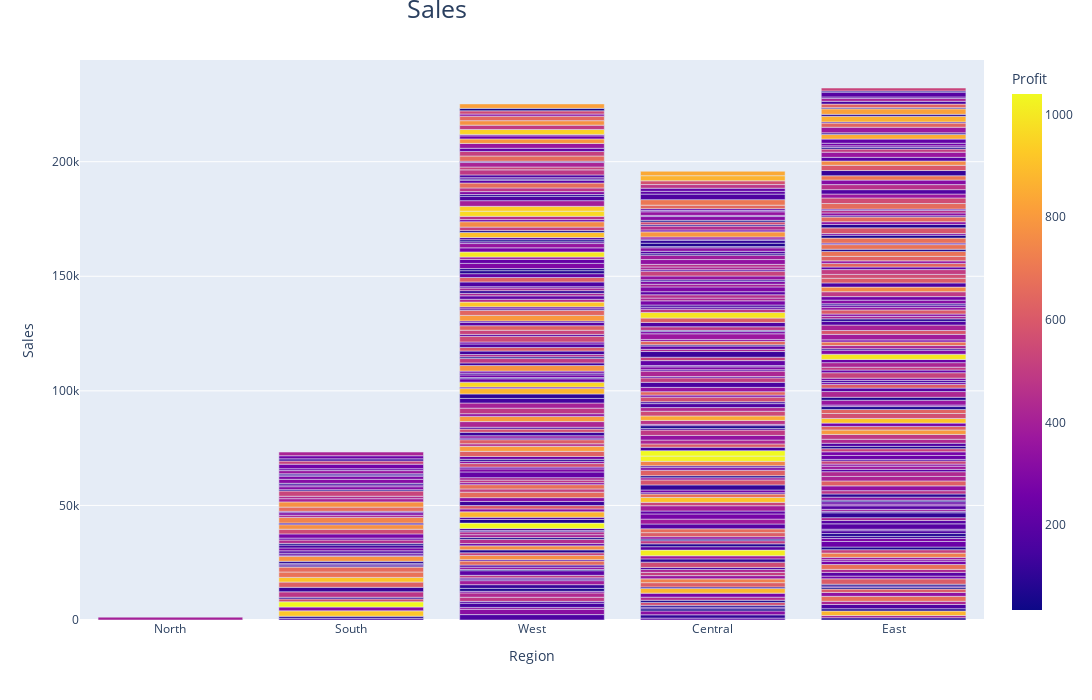

This figure's notebook cell:
### Code cell
# Bar chart visualization of region profits
import plotly.express as px
fig = px.bar(data, x="Region", y="Sales", color="Profit")
fig.update_layout( title={'text': 'Sales', 'x': 0.4, 'y':1.0,'font_size':25},
    width=1100,
    height=700)
fig.show()

### Figure 1 — Plotly figure (JSON) as saved in the notebook; plotly's stock layout.template omitted (floating-point values rounded to 4 significant figures; data arrays with more than 128 entries replaced by an {"elided": "..."} marker saying what was removed)
{"data": [{"alignmentgroup": "True", "hovertemplate": "Region=%{x}<br>Sales=%{y}<br>Profit=%{marker.color}<extra></extra>", "legendgroup": "", "marker": {"color": {"elided": "499 float values"}, "coloraxis": "coloraxis", "pattern": {"shape": ""}}, "name": "", "offsetgroup": "", "orientation": "v", "showlegend": false, "textposition": "auto", "type": "bar", "x": {"elided": "499 str values"}, "xaxis": "x", "y": {"elided": "499 int values"}, "yaxis": "y"}], "layout": {"barmode": "relative", "coloraxis": {"colorbar": {"title": {"text": "Profit"}}, "colorscale": [[0, "#0d0887"], [0.1111, "#46039f"], [0.2222, "#7201a8"], [0.3333, "#9c179e"], [0.4444, "#bd3786"], [0.5556, "#d8576b"], [0.6667, "#ed7953"], [0.7778, "#fb9f3a"], [0.8889, "#fdca26"], [1, "#f0f921"]]}, "height": 700, "legend": {"tracegroupgap": 0}, "margin": {"t": 60}, "title": {"font": {"size": 25}, "text": "Sales", "x": 0.4, "y": 1}, "width": 1100, "xaxis": {"anchor": "y", "autorange": true, "domain": [0, 1], "range": [-0.5, 4.5], "title": {"text": "Region"}, "type": "category"}, "yaxis": {"anchor": "x", "autorange": true, "domain": [0, 1], "range": [0, 244400.0], "title": {"text": "Sales"}, "type": "linear"}}}
